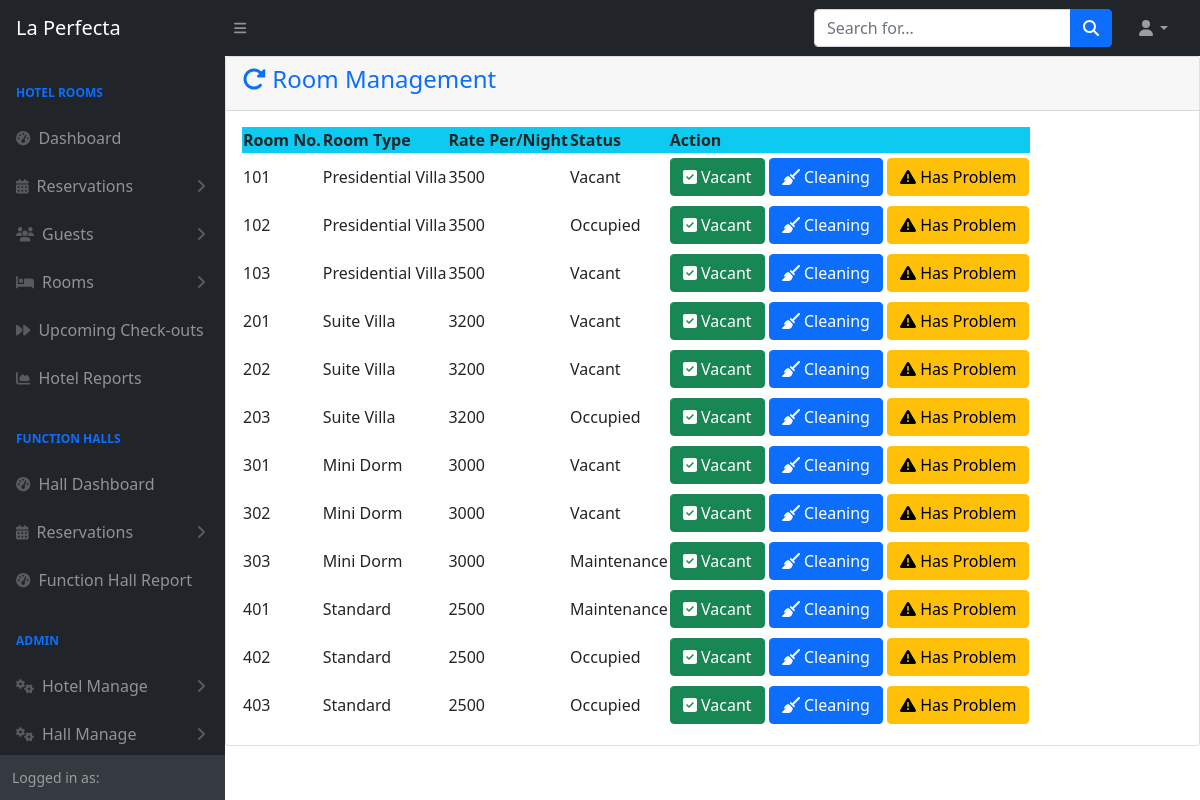
The app's page /admin/roommanage.php with its own data.
### tables this page shows
CREATE TABLE `tblroom` (
  `Id` int(11) NOT NULL,
  `Number` varchar(255) NOT NULL,
  `RoomTypeId` int(11) NOT NULL,
  `Status` varchar(50) NOT NULL,
  `GuestId` int(11) NOT NULL
);

CREATE TABLE `tblroomtype` (
  `Id` int(11) NOT NULL,
  `Type` varchar(30) NOT NULL,
  `Description` varchar(255) NOT NULL,
  `Person` int(1) NOT NULL,
  `Rate` double NOT NULL
);

### admin/roommanage.php (the view, shortened to what this page needs)
<?php
include 'themes/navbar.php';
include 'config.php';
?>
<div class="card mb-4">
    <div class="card-header text-primary">
       <h4><i class="fa-solid fa-rotate-right"></i>
        Room Management <h4>
    </div>
    <div class="card-body">
        <table id="datatablesSimple" class="table-striped">
            <thead class="bg-info">
                <tr>
                    <th>Room No.</th>
                    <th>Room Type</th>
                    <th>Rate Per/Night</th>
                    <th>Status</th>
                    <th>Action</th>
                </tr>
            </thead>
            <tbody>
                <tr>
                    <?php
                    $sql =
                    "SELECT tblroom.Id,tblroom.Number, tblroomtype.Type, tblroomtype.Rate, tblroom.Status
                    FROM tblroom
                    LEFT JOIN tblroomtype ON tblroom.RoomTypeId = tblroomtype.Id;";
                    $result = $conn->query($sql);
                    while ($row = mysqli_fetch_assoc($result)) {
                    ?>
                <tr>
                    <td><?php echo $row['Number'] ?></td>
                    <td><?php echo $row['Type'] ?></td>
                    <td><?php echo $row['Rate'] ?></td>
                    <td><?php echo $row['Status'] ?></td>
                    <td class="text-center ">
                        <a  href="function/roommanage/vacant.php?id=<?php echo $row['Id'] ?>" class="btn btn-success my-1"><i class="fa-solid fa-square-check"></i> Vacant</a>
                        <a  href="function/roommanage/cleaning.php?id=<?php echo $row['Id'] ?>" class="btn btn-primary my-1"><i class="fa-solid fa-broom"></i> Cleaning</a>
                        <a  href="function/roommanage/maintenance.php?id=<?php echo $row['Id'] ?>" class="btn btn-warning my-1"><i class="fa-solid fa-triangle-exclamation"></i> Has Problem</a>
                    </td>
                </tr>
            <?php
            }
            ?>
            </tbody>
        </table>
    </div>
</div>
<?php include 'themes/footer.php'; ?>

### records on screen
tblroom: Number "101", RoomTypeId.Type "Presidential Villa", RoomTypeId.Rate "3500", Status "Vacant"
tblroom: Number "102", RoomTypeId.Type "Presidential Villa", RoomTypeId.Rate "3500", Status "Occupied"
tblroom: Number "103", RoomTypeId.Type "Presidential Villa", RoomTypeId.Rate "3500", Status "Vacant"
tblroom: Number "201", RoomTypeId.Type "Suite Villa", RoomTypeId.Rate "3200", Status "Vacant"
tblroom: Number "202", RoomTypeId.Type "Suite Villa", RoomTypeId.Rate "3200", Status "Vacant"
tblroom: Number "203", RoomTypeId.Type "Suite Villa", RoomTypeId.Rate "3200", Status "Occupied"
tblroom: Number "301", RoomTypeId.Type "Mini Dorm", RoomTypeId.Rate "3000", Status "Vacant"
tblroom: Number "302", RoomTypeId.Type "Mini Dorm", RoomTypeId.Rate "3000", Status "Vacant"
tblroom: Number "303", RoomTypeId.Type "Mini Dorm", RoomTypeId.Rate "3000", Status "Maintenance"
tblroom: Number "401", RoomTypeId.Type "Standard", RoomTypeId.Rate "2500", Status "Maintenance"
tblroom: Number "402", RoomTypeId.Type "Standard", RoomTypeId.Rate "2500", Status "Occupied"
tblroom: Number "403", RoomTypeId.Type "Standard", RoomTypeId.Rate "2500", Status "Occupied"
